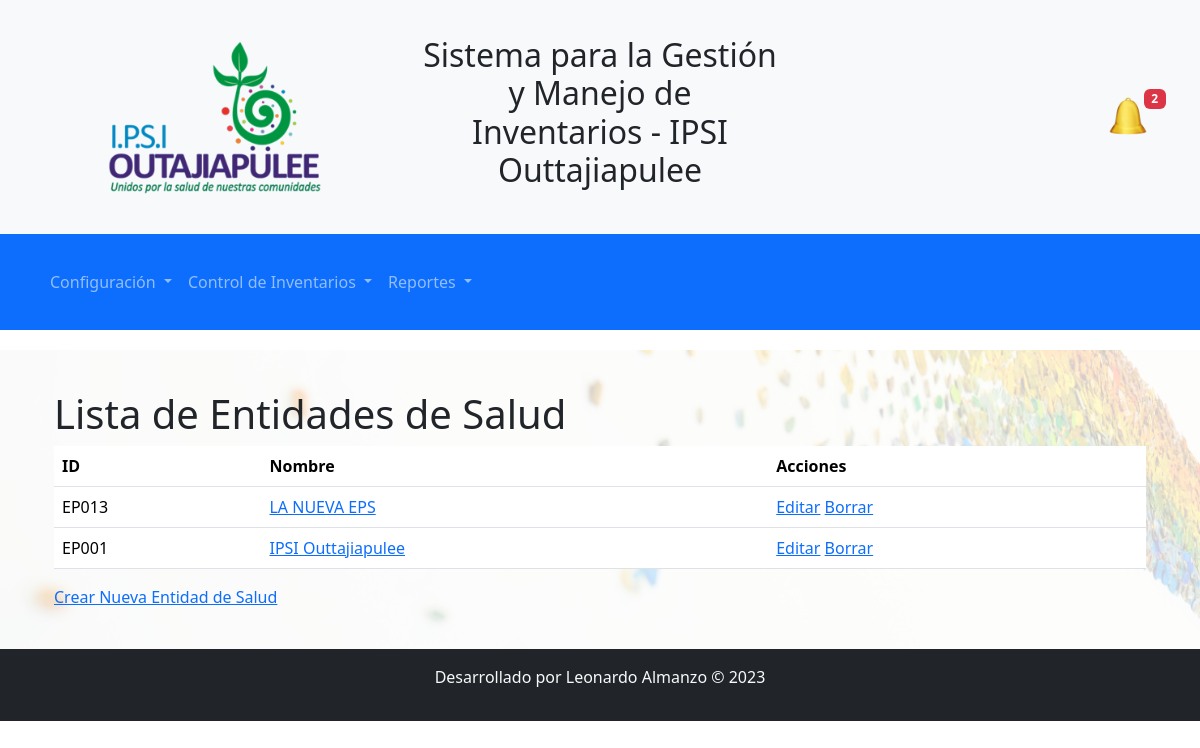
The page /accounts/lista_entidades_salud/ on the database its author committed.
### control_inventarios/models.py (models this page shows, shortened)
class EntidadSalud(models.Model):
    id_entidad = models.CharField(primary_key=True, max_length=13, unique=True)
    nombre = models.CharField(max_length=100)
    direccion = models.CharField(max_length=255)
    telefono = models.CharField(max_length=15)
    email = models.EmailField(max_length=100, blank=True, null=True)

### control_inventarios/views.py (the view)
# urls.py: path('lista_entidades_salud/', lista_entidades_salud, name='lista_entidades_salud'),
def lista_entidades_salud(request):
    entidades_salud = EntidadSalud.objects.all()
    return render(request, 'lista_entidades_salud.html', {'entidades_salud': entidades_salud})

### control_inventarios/templates/lista_entidades_salud.html (shortened to what this page needs)
{% extends 'base.html' %}
{% block content %}
<div class="container">
    <h1>Lista de Entidades de Salud</h1>
    {% if entidades_salud %}
        <table class="table">
            <thead>
                <tr>
                    <th>ID</th>
                    <th>Nombre</th>
                    <th>Acciones</th>
                </tr>
            </thead>
            <tbody>
                {% for entidad_salud in entidades_salud %}
                    <tr>
                        <td>{{ entidad_salud.id_entidad }}</td>
                        <td>
                            <a href="{% url 'detalle_entidad_salud' id_entidad=entidad_salud.id_entidad %}">{{ entidad_salud.nombre }}</a>
                        </td>
                        <td>
                            <a href="{% url 'editar_entidad_salud' id_entidad=entidad_salud.id_entidad %}">Editar</a>
                            <a href="{% url 'borrar_entidad_salud' id_entidad=entidad_salud.id_entidad %}">Borrar</a>
                        </td>
                    </tr>
                {% endfor %}
            </tbody>
        </table>
    {% else %}
        <p>No hay entidades de salud registradas.</p>
    {% endif %}
    <a href="{% url 'crear_entidad_salud' %}">Crear Nueva Entidad de Salud</a>
</div>
{% endblock %}

### static/css/styles.css (style rules this page uses)
body { font-family: 'Roboto', sans-serif; background-color: #f8f9fa; }
.container { max-width: 100%; margin: 0 auto; padding: 20px; }

### rows shown on the page
EntidadSalud: id_entidad "EP013", nombre "LA NUEVA EPS"
EntidadSalud: id_entidad "EP001", nombre "IPSI Outtajiapulee"
